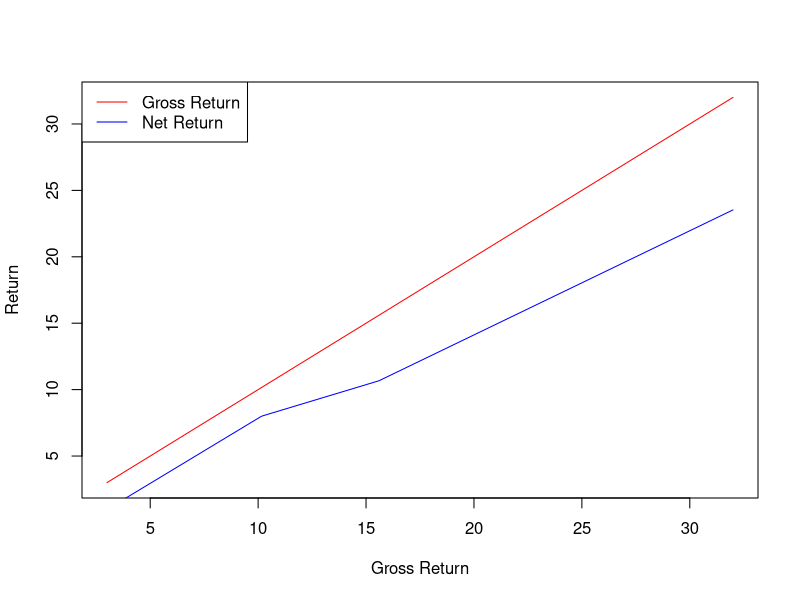
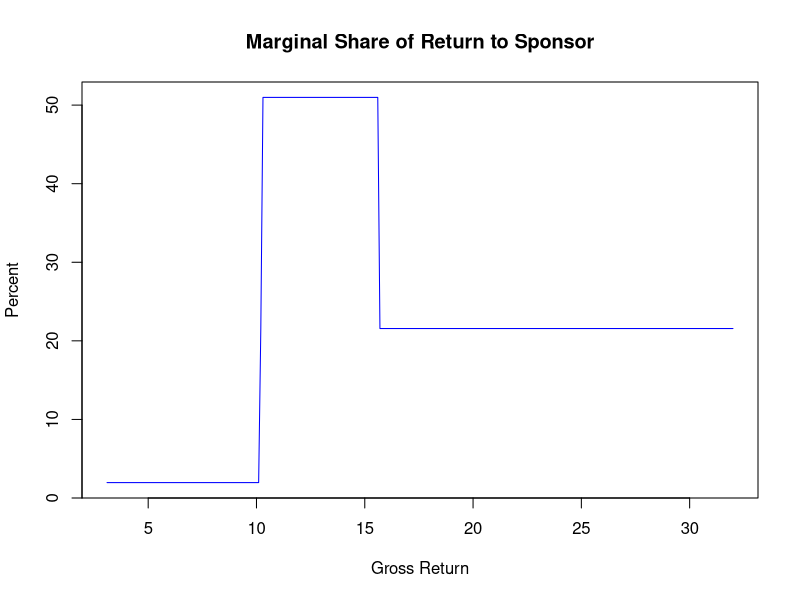
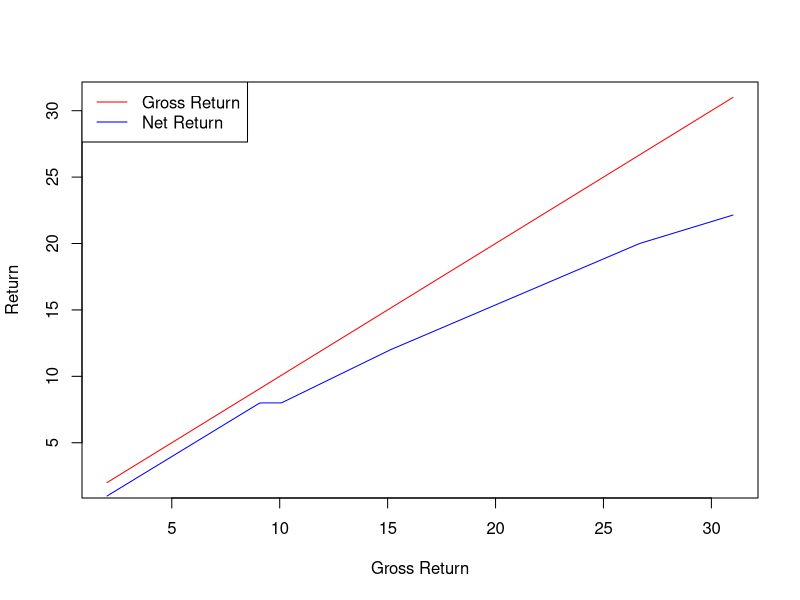
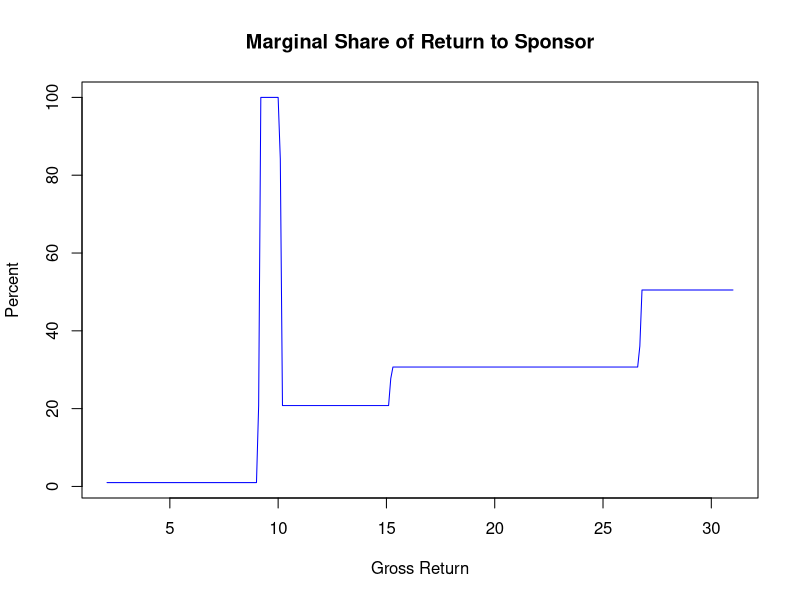
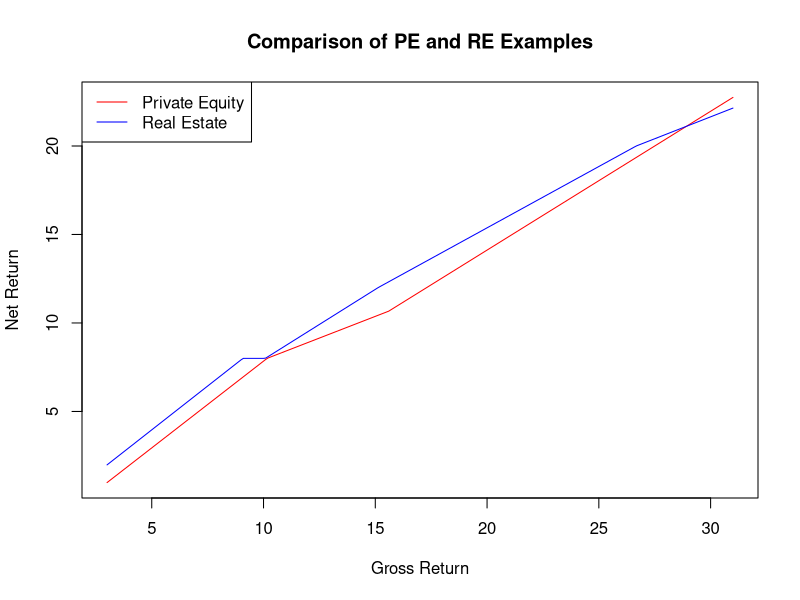

Source code (R) for these figures, in order:
## ---- chunk 1
inv=100
am=2
capital=inv+am
pref=capital*.08
## ---- chunk 2
x=round(.4*pref/.6,2)
## ---- chunk 3
price=130
profit=price-inv
grossroi=round(100*profit/inv,1)
lpshare=.8*(price-capital)
lproi=round(100*lpshare/capital,1)
gpshare=.2*(price-capital)
## ---- chunk 4
reinv=100
ream=1
reamdef=1
capital=101
pref1=.08*capital
pref2=.12*capital
pref3=.2*capital
share1=.2
share2=.3
share3=.5
ret1=round(100*(capital-reinv)/reinv,1)
ret2=round(100*(capital+pref1-reinv)/reinv,1)
netret2=8
ret3a=round(100*(capital+pref1+reamdef-reinv)/reinv,1)
netret3a=8
x1=1.25*(pref2-pref1)
ret3b=round(100*(capital+pref1+reamdef+x1-reinv)/reinv,1)
lp3b=capital+pref1+(.8*x1)
lp3bret=round(100*(lp3b-capital)/capital,1)
gp3=round(.2*x1,2)
x2=round((1/.7)*(pref3-pref2),2)
ret4=round(100*(capital+pref1+reamdef+x1+x2-reinv)/reinv,1)
lp4=round(lp3b+(.7*x2),2)
lp4ret=round(100*(lp4-capital)/capital,1)
gp4=round(gp3+.3*x2,2)
price=130
resid=price-lp4-gp4-reamdef
lp5=round(lp4+.5*resid,2)
gp5=round(gp4+.5*resid,2)
ret5=round(100*(price-reinv)/reinv,2)
lp5ret=round(100*(lp5-capital)/capital,2)
## ---- chunk 5
waterfall=function(dmat,ret,capital=100,invcost=100) {
  am=dmat$am
  pref=dmat$pref
  catchup=dmat$catchup
  carry=dmat$carry
  if(any(1<c(catchup,carry))) stop("catchup and carry must be stated as decimals<1")
  pref=c(pref,100000)
  am=c(am,0)
  stack=vector()
  lpcut=vector()
  typ=vector()
  nlayer=nrow(dmat)
  for (j in 1:nlayer) {
    if(am[j]>0 & j==1) {
      stack=c(stack,am[j])
      lpcut=c(lpcut,0)
      typ=c(typ,paste("Asset mgmt",j-1))
    }
    if(j==1) {
      stack=c(stack,pref[j])
      lpcut=c(lpcut,1)
      typ=c(typ,paste("Preferred Return",j))
    } 
    if(am[j+1]>0) {
      stack=c(stack,am[j+1])
      lpcut=c(lpcut,0)
      typ=c(typ,paste("Asset Mgmt",j))
    }
    nextpref=pref[j+1]
    lpsofar=sum(stack*lpcut)
    lpshort=nextpref-lpsofar
    cu=catchup[j]
    cy=carry[j]
    catchuplayer=0
    if(cu>cy) {
      catchuplayer=(lpsofar*cy)/(cu-cy)
      if (cu<1) catchuplayer=min(catchuplayer,lpshort/(1-cu))
      stack=c(stack,catchuplayer)
      lpcut=c(lpcut,(1-cu))    
      typ=c(typ,paste("Catchup",j))
    }
    lpsofar=sum(stack*lpcut)
    lpshort=nextpref-lpsofar
    carrylayer=lpshort/(1-cy)
    if(carrylayer>0) {
      stack=c(stack,carrylayer)
      lpcut=c(lpcut,(1-cy))
      typ=c(typ,paste("Carry",j))
    }
  }
  ansmat=matrix(0,nrow=length(stack),ncol=length(ret))
  rownames(ansmat)=typ
  for (i in 1:length(ret)) {
    ansmat[,i]=wf(stack,ret[i])[-(1+length(stack))]
  }
  ans=list()
  ans$lpshare=matrix(lpcut,nrow=length(stack),ncol=length(ret))*ansmat
  ans$gpshare=ansmat-ans$lpshare
  ans$grossreturn=100*(capital+ret-invcost)/invcost
  ans$netreturn=100*colSums(ans$lpshare)/capital
  return(ans)
}
#given waterfall w in dollars and available cash c, distribute the cash to the waterfall
wf=function(w,c){
  x=c-cumsum(w)
  x[x>0]=0
  x=x+w
  x[x<0]=0
  c(x,c-sum(x))
}
testans=function(ans) {
  (colSums(ans$lpshare))+(colSums(ans$gpshare))
}
## ---- chunk 6
peinv=100
pecap=102
dmat.pe=data.frame(am=0,pref=(.08*pecap),catchup=.5,carry=.2)
ans.pe=waterfall(dmat.pe,ret=seq(1,30,.1),invcost=100,capital=102)
## ---- chunk 7
plot(ans.pe$grossreturn,ans.pe$grossreturn,type='l',col='red',xlab='Gross Return',ylab='Return')
lines(ans.pe$grossreturn,ans.pe$netreturn,type='l',col='blue')
legend('topleft',legend=c('Gross Return','Net Return'),col=c('red','blue'),lwd=1)
## ---- chunk 8
deltaprofit=diff(ans.pe$grossreturn)
deltagp=diff(ans.pe$grossreturn-ans.pe$netreturn)
gpcut=100*deltagp/deltaprofit
plot(ans.pe$grossreturn[-1],gpcut,
     main=('Marginal Share of Return to Sponsor'),
     xlab='Gross Return',
     ylab='Percent',type='l',col='blue')
## ---- chunk 9
reinv=100
recap=101
dmat.re=data.frame(am=c(0,1,0),pref=c(.08,.12,.20)*recap,catchup=c(0,0,0),carry=c(.2,.3,.5))
ans.re=waterfall(dmat.re,ret=seq(1,30,.1),invcost=reinv,capital=recap)
## ---- chunk 10
plot(ans.re$grossreturn,ans.re$grossreturn,type='l',col='red',xlab='Gross Return',ylab='Return')
lines(ans.re$grossreturn,ans.re$netreturn,type='l',col='blue')
legend('topleft',legend=c('Gross Return','Net Return'),col=c('red','blue'),lwd=1)
## ---- chunk 11
deltaprofit=diff(ans.re$grossreturn)
deltagp=diff(ans.re$grossreturn-ans.re$netreturn)
gpcut=100*deltagp/deltaprofit
plot(ans.re$grossreturn[-1],gpcut,
     main=('Marginal Share of Return to Sponsor'),
     xlab='Gross Return',
     ylab='Percent',type='l',col='blue')
## ---- chunk 12
peg=ans.pe$grossreturn
reg=ans.re$grossreturn
## which gross returns are in both answers?
peind=which(peg %in% reg)
reind=which(reg %in% peg)
plot(peg[peind],ans.pe$netreturn[peind],type='l',col='red',ylab='Net Return',
     xlab='Gross Return',main='Comparison of PE and RE Examples')
lines(peg[peind],ans.re$netreturn[reind],type='l',col='blue')
legend('topleft',legend=c('Private Equity','Real Estate'),col=c('red','blue'),lwd=1)
